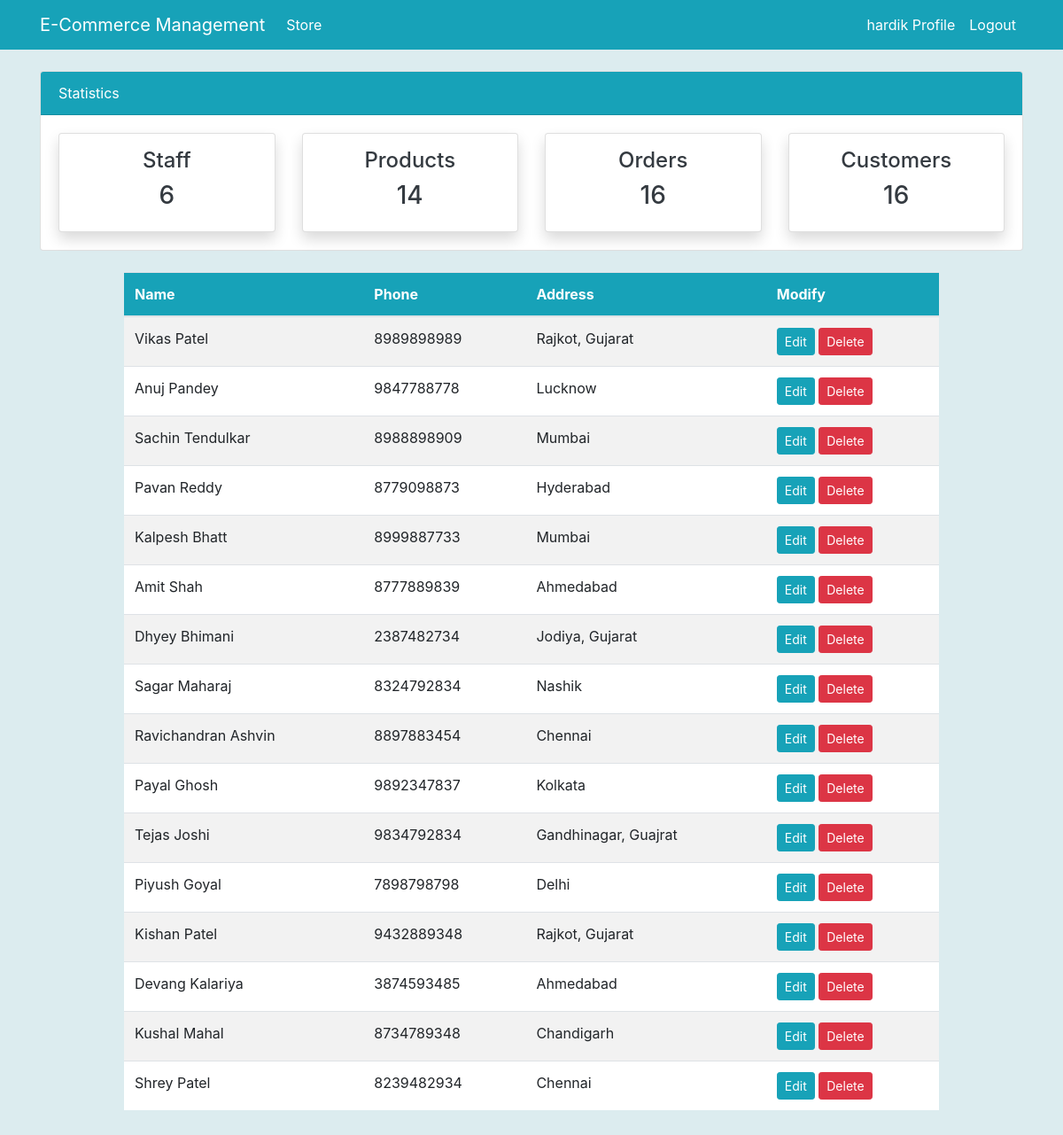
/customer/ (signed in), run on the app's committed database.
### store/models.py (models this page shows, shortened)
class Customer(models.Model):
    name = models.CharField(max_length=255, null=True)
    phone = models.CharField(max_length=10, null=True)
    address = models.CharField(max_length=255, null=True)

### store/views.py (the view)
# urls.py: path("customer/", views.customer, name="store-customer"),
@login_required
def customer(request):
    customers = Customer.objects.all()
    context = {"customers": customers}
    context.update(nav_items())
    return render(request, "customer.html", context)

### store/views.py (called while the page is built)
def nav_items():
    orders_count = Order.objects.all().count()
    products_count = Product.objects.all().count()
    workers_count = User.objects.all().count()
    customers_count = Customer.objects.count()
    data = {
        "orders_count": orders_count,
        "workers_count": workers_count,
        "products_count": products_count,
        "customers_count": customers_count,
    }
    return data

### store/templates/customer.html (shortened to what this page needs)
{% extends "base.html" %}
{% load crispy_forms_tags %}
{% block content %}
  {% include "top_nav.html" %}
<div class="container">
  <div class="row my-4">
    <div class="col-md-10 offset-md-1">
      <table class="table bg-white table-striped">
        <thead class="bg-info">
          <tr class="text-white">
            <th scope="col">Name</th>
            <th scope="col">Phone</th>
            <th scope="col">Address</th>
            <th scope="col">Modify</th>
          </tr>
        </thead>
        <tbody>
          {% for customer in customers %}
          <tr>
            <td>{{customer.name|capfirst}}</td>
            <td>{{customer.phone}}</td>
            <td>{{customer.address|capfirst}}</td>
            <td>
              <a class="btn btn-info btn-sm" href="{% url 'store-customer-update' customer.id %}">Edit</a>
              <a class="btn btn-danger btn-sm" href="{% url 'store-customer-delete' customer.id %}">Delete</a>
            </td>
          </tr>
          {% endfor %}
        </tbody>
      </table>
    </div>
  </div>
</div>
{% endblock content %}

### templates/nav.html (shortened to what this page needs)
<nav class="navbar navbar-expand-lg navbar-info bg-info">
  {% if user.is_authenticated %}
  <div class="container">
    <a class="navbar-brand text-white" href="{% url 'store-index' %}">E-Commerce Management</a>
    <div class="collapse navbar-collapse" id="navbarSupportedContent">
      <ul class="navbar-nav mr-auto">
        <li class="nav-item active">
          <a class="nav-link text-white" href="{% url 'store-index' %}">Store <span class="sr-only">(current)</span></a>
        </li>
      </ul>
      <ul class="navbar-nav ml-auto">
        <li class="nav-item active">
          <a class="nav-link text-white" href="{% url 'user-profile' %}">{{user.username}} Profile </a>
        </li>
        <li class="nav-item">
          <a class="nav-link text-white" href="{% url 'user-logout' %}">Logout</a>
        </li>
      </ul>
  {% endif %}
</nav>

### static/css/style.css (style rules this page uses)
body { background: #DCECEF; ; }

### data on the page
Customer: name "Vikas Patel", phone "8989898989", address "Rajkot, Gujarat"
Customer: name "Anuj Pandey", phone "9847788778", address "Lucknow"
Customer: name "Sachin Tendulkar", phone "8988898909", address "Mumbai"
Customer: name "Pavan Reddy", phone "8779098873", address "Hyderabad"
Customer: name "Kalpesh Bhatt", phone "8999887733", address "Mumbai"
Customer: name "Amit Shah", phone "8777889839", address "Ahmedabad"
Customer: name "Dhyey Bhimani", phone "2387482734", address "Jodiya, Gujarat"
Customer: name "Sagar Maharaj", phone "8324792834", address "Nashik"
Customer: name "Ravichandran Ashvin", phone "8897883454", address "Chennai"
Customer: name "Payal Ghosh", phone "9892347837", address "Kolkata"
Customer: name "Tejas Joshi", phone "9834792834", address "Gandhinagar, Guajrat"
Customer: name "Piyush Goyal", phone "7898798798", address "Delhi"
Customer: name "Kishan Patel", phone "9432889348", address "Rajkot, Gujarat"
Customer: name "Devang Kalariya", phone "3874593485", address "Ahmedabad"
Customer: name "Kushal Mahal", phone "8734789348", address "Chandigarh"
Customer: name "Shrey Patel", phone "8239482934", address "Chennai"

### other printed values
{{ user.username }} "hardik"
{{ workers_count }} "6"
{{ products_count }} "14"
{{ orders_count }} "16"
{{ customers_count }} "16"
